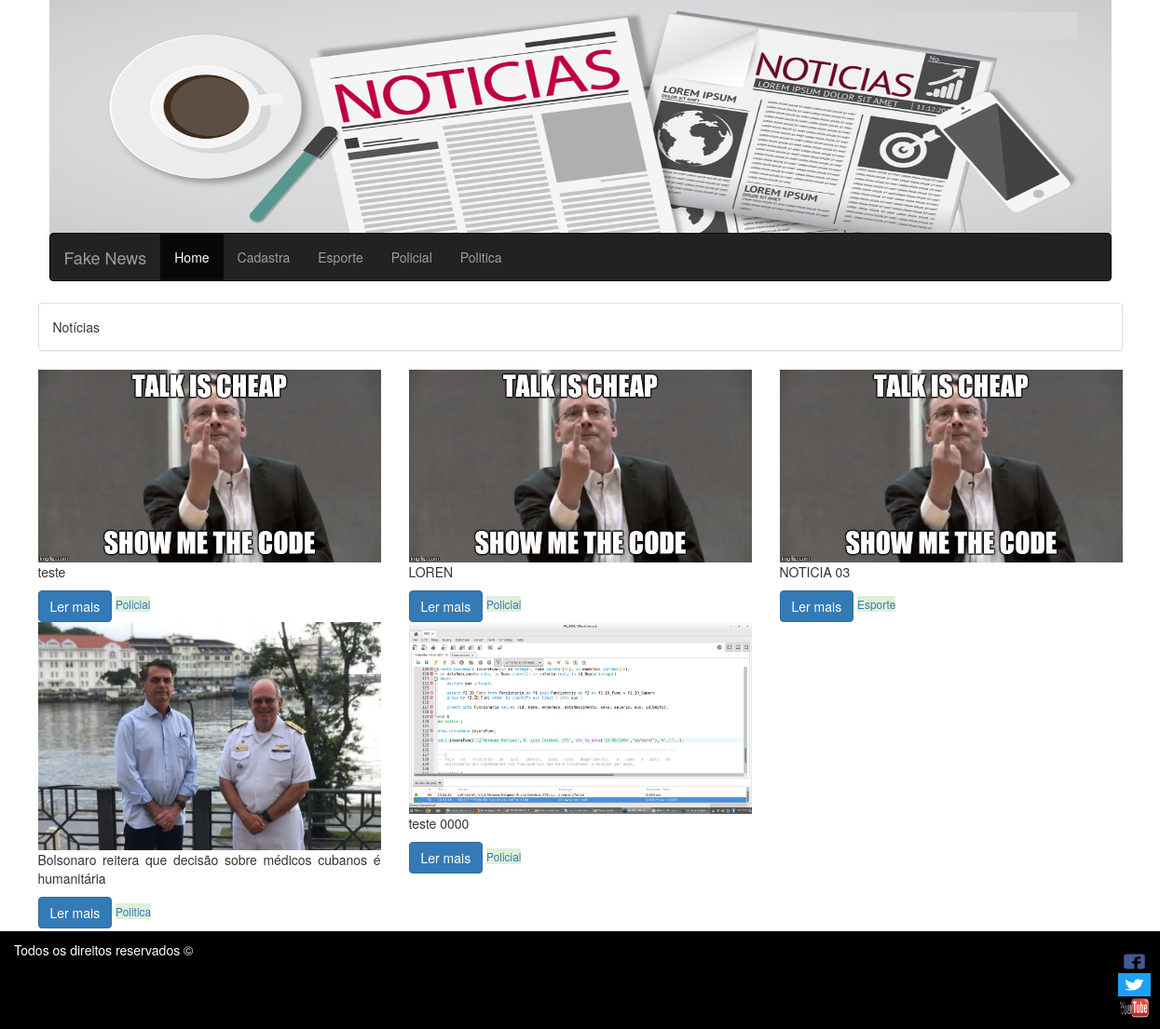
The page / on the database its author committed.
### tables this page shows
CREATE TABLE `noticia` (
  `id` int(11) NOT NULL AUTO_INCREMENT,
  `titulo` varchar(200) DEFAULT NULL,
  `conteudo` text,
  `foto01` varchar(35) DEFAULT NULL,
  `tipo` varchar(30) DEFAULT NULL,
  PRIMARY KEY (`id`)
);

### DAL/Conexao.php (called while the page is built, shortened)
<?php
class Conexao {
    private static $instancia;
    public static function getInstancia(){
        if(!isset(self::$instancia)){
        self::$instancia = new PDO('mysql:host=127.0.0.1; dbname=site', 'root','123');
                     self::$instancia->setAttribute(PDO::MYSQL_ATTR_INIT_COMMAND, PDO::NULL_EMPTY_STRING);
                    self::$instancia->setAttribute(PDO::ATTR_ERRMODE, PDO::NULL_EMPTY_STRING);
                    self::$instancia->setAttribute(PDO::ATTR_ERRMODE, PDO::ERRMODE_EXCEPTION);
        }
        return self::$instancia;
    }
}
?>

### DAL/NoticiaDAO.php (called while the page is built, shortened)
<?php
require_once("Conexao.php");
class NoticiaDAO{
    public function Retorna() {
      try {
        $sql = "SELECT * FROM noticia ORDER BY id ";
        $p_sql = Conexao::getInstancia()->prepare($sql);
        $p_sql->execute();
        return $p_sql;
      } catch (PDOException $exc) {
        print 'Erro no banco de dados: ' . $exc->getMessage();
      }}
      }

### View/home.php (the view)
<?php
if(isset($_GET['cat'])){
  $ok = $nDao->Categoria($_GET['cat']);
  $l = $ok->fetchAll();
}else{
  $ok  = $nDao->Retorna();
  $l = $ok->fetchAll();
}
?>
<span class="border border-secondary">
<div class="container  my-5" id="containerExibir">
  <div class="panel panel-default">
    <div class="panel-body">Notícias</div>
  </div>
  <div class="row ">
    <?php foreach ($l as $k) {
      ?>
      <div class="col-md-4 col-lg-4">
        <div class="card mb-4 box-shadow">
          <img class="img-responsive " src="img/<?=$k['foto01']; ?>">
          <div class="card-body">
            <p class="card-text"><?=$k['titulo']; ?></p>
            <div class="d-flex justify-content-between align-items-center">
              <div class="btn-group">
                <a href="?acao=ver&id=<?=$k['id']; ?>"  class="btn  btn-primary">Ler mais</a>
              </div>
              <small class="text-muted alert-success"> <a href="?acao=home&cat=<?=$k['tipo']; ?>"><?=$k['tipo']; ?></a></small>
            </div>
          </div>
        </div>
      </div>
    <?php } ?>
  </div>
</div>
</span>

### index.php (shortened to what this page needs)
<!DOCTYPE html>
<html lang="pt-Br" dir="ltr">
  <?php include_once 'head.php'?>
  <body>
<?php include_once 'header.php' ?>
    <?php
    include_once("Controller/NoticiaController.php");
     ?>
  </body>
</html>

### head.php (shortened to what this page needs)
<html>
  <head>
    <link rel="stylesheet" href="/bootstrap/css/bootstrap.min.css">
    <link rel="stylesheet" href="estilo.css">
  </head>
</html>

### header.php (shortened to what this page needs)
<html>
<header>
  <div class="container">
    <div class="row">
      <div class="col-lg-12 col-md-12 col-sm-12">
        <img class="img-responsive" id="imgCabecalho"src="img/cabecalho.png" alt="">
      </div>
    </div>
    <div class="row">
      <div class="col-lg-12 col-md-12 col-sm-12">
        <nav class="navbar navbar-inverse">
          <div class="container">
            <div class="navbar-header">
              <a class="navbar-brand" href="#">Fake News</a>
            </div>
            <ul class="nav navbar-nav">
              <li class="nav-item active">
                <a class="nav-link" href="?acao=home">Home <span class="sr-only">(current)</span></a>
              </li>
              <li class="nav-item">
                <a class="nav-link" href="?acao=salvarNoticia">Cadastra</a>
              </li>
              <li class="nav-item">
                <a class="nav-link" href="?acao=home&cat=Esporte">Esporte</a>
              </li>
              <li class="nav-item">
                <a class="nav-link" href="?acao=home&cat=Policial">Policial</a>
              </li>
              <li class="nav-item">
                <a class="nav-link" href="?acao=home&cat=Politica">Politica</a>
              </li>
            </ul>
        </div>
      </nav>
    </div>
  </div>
</div>
</header>
</html>

### Controller/NoticiaController.php
<?php
require_once ("DAL/NoticiaDAO.php");
$nDao = new NoticiaDAO();
if (isset($_GET['acao'])){
switch ($_GET['acao']) {
  case 'salvarNoticia':
    require("View/cadastranoticia.php");
    break;
    case 'ver':
    require_once("View/view.php");
    break;
  default:
    require("View/home.php");
    break;
}}
else{
  require("View/home.php");
}

### estilo.css (style rules this page uses)
#imgCabecalho { height: 250px; width: 1200px; }
.imgfooter { width: 35px; height: 25px; }
#footer { background-color: black; }
#footer01 { margin-top: 10px; font-style: normal; color: white; }
#footer02 { margin-left: 1200px; }
#containerExibir { padding: 3px; }
p { text-align: justify; }

### rows shown on the page
noticia: foto01 (picture), titulo "teste", tipo "Policial"
noticia: foto01 (picture), titulo "LOREN", tipo "Policial"
noticia: foto01 (picture), titulo "NOTICIA 03", tipo "Esporte"
noticia: foto01 (picture), titulo "Bolsonaro reitera que decisão sobre médicos cubanos é humanitária", tipo "Politica"
noticia: foto01 (picture), titulo "teste 0000", tipo "Policial"
